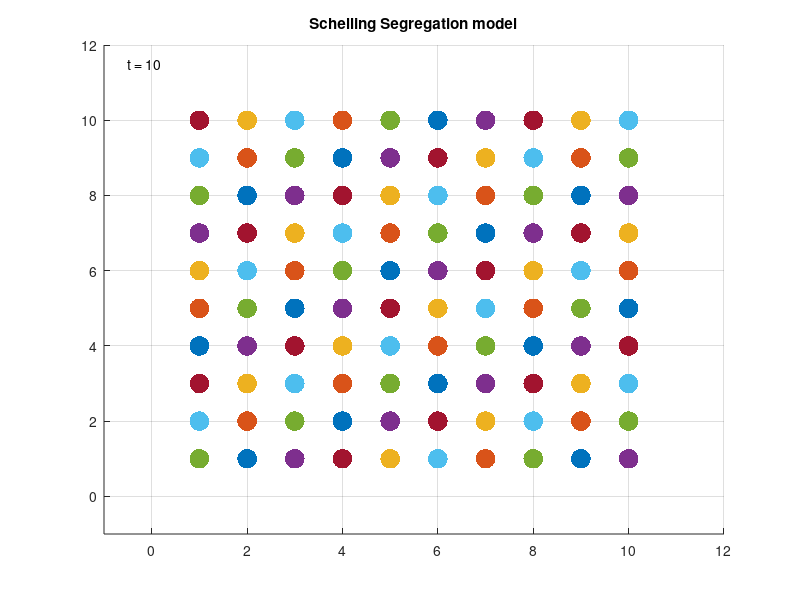

Source code (MATLAB):
%% Schelling Segregation Model
% A model which recreates the emergence of segregated neighbourhoods

%% Author: Diego Ciccia


%% Segregation

% The model proposed by Thomas Schelling deals with the problem of how
% segregation emerges in a society without any decision form above which
% imposes such division. The Nobel winning economist started from the idea
% that society in general is composed by groups which are characterized by
% polar opposite features (blacks and whites, catholics and jews, rich and
% poor,...). It is safe to assume that the social pressure on each
% individual will make him feel safe around people of the same group, so
% that, if surrounded by too many people of the opposite group, the agent
% will feel the urge to move to a different location. This implies that, by
% moving somewhere else, he will influence the social composition of the
% neighbourhood in which he decides to settle, so that other agents, because 
% of the changed structure of their surroundings, may decide to move.
% By means of such decisions, each agent influences the resting place of
% the others: the resulting pattern will allow the emergence of segregated
% neighbourhoods in which there is an extremely high concentration of one
% of the social groups and none of the other. 
% Starting from a random assignment of the houses, we denote with green/red
% the two groups, while black spots will be empty houses which will be
% filled by moving agents and which will be created as soon as one agent
% moves.
% The objective of the script is to show visually how it is possible to
% obtain segregation from the uncoordinated activities of the individuals,
% which is, what connects micro-motives to the macro-behaviour.

T=10; %Periods of time
N=10; %Size of Society
Society = zeros(N,N,T); %3D Array 

for i=1:N
    for j=1:N
        n = rand();%Random assignment of the houses to the social groups
        if n > 0.5 %Expected Majority (Green)
            Society(i,j,1) = 1;
        elseif n > 0.2 && n <= 0.5 %Expected Minority (Red)
            Society(i,j,1) = -1;
        end
    end
end

for t=2:T
    [i_zeros,j_zeros] = find(~Society(:,:,t-1));
    vacancies = [i_zeros,j_zeros]; %Coordinates for the vacant houses
    
    for i=1:N        
        if i==1
            hi=1;
        else
            hi=i-1;
        end
        if i==N
            li=N;
        else
            li=i+1;
        end        
        for j=1:N            
            if j==1
                hj=1;
            else
                hj=j-1;
            end
            if j==N
                lj=N;
            else
                lj=j+1;
            end
            %Motion of the agents
            if Society(i,j,t-1)==1
                Neigbh = Society(hi:li,hj:lj, t-1);
                if sum(sum(Neigbh)) - 1 > 0
                   Society(i,j,t)=1;
                else
                   if length(vacancies) > 1
                       Society(i,j,t)=0;
                       new = vacancies(1,:);
                       Society(new(1),new(2),t)=1;
                       vacancies(1,:)=[];
                       vacancies=flipud(vacancies);
                   end
                end
                
            elseif Society(i,j,t-1)== -1
                Neigbh = Society(hi:li,hj:lj, t-1);
                if sum(sum(Neigbh)) + 1 < 0
                   Society(i,j,t)=-1;
                else
                   if length(vacancies) > 1
                       Society(i,j,t)=0;
                       new = vacancies(1,:);
                       Society(new(1),new(2),t)=-1;
                       vacancies(1,:)=[];
                       vacancies=flipud(vacancies);
                   end
                end
            end
        end
    end
end

sz=200;
for t=1:T
    M = Society(:,:,t);
    for i=1:N
        for j=1:N
            if M(i,j)== 1
                scatter(i,j,sz,'filled', 'g')
                hold on
                grid on
            elseif M(i,j)==-1
                scatter(i,j,sz,'filled','r')
                hold on
                grid on
            else
                scatter(i,j,sz,'filled','k')
                hold on
                grid on
            end
        end
    end
    
    title('Schelling Segregation model')
    ylim([-1 N+2])
    xlim([-1 N+2])
    xt = text(-0.5,N+1.5, ['t = ', num2str(t)]);
    drawnow
    if t ~= T
        delete(xt)
    end
end

                 

